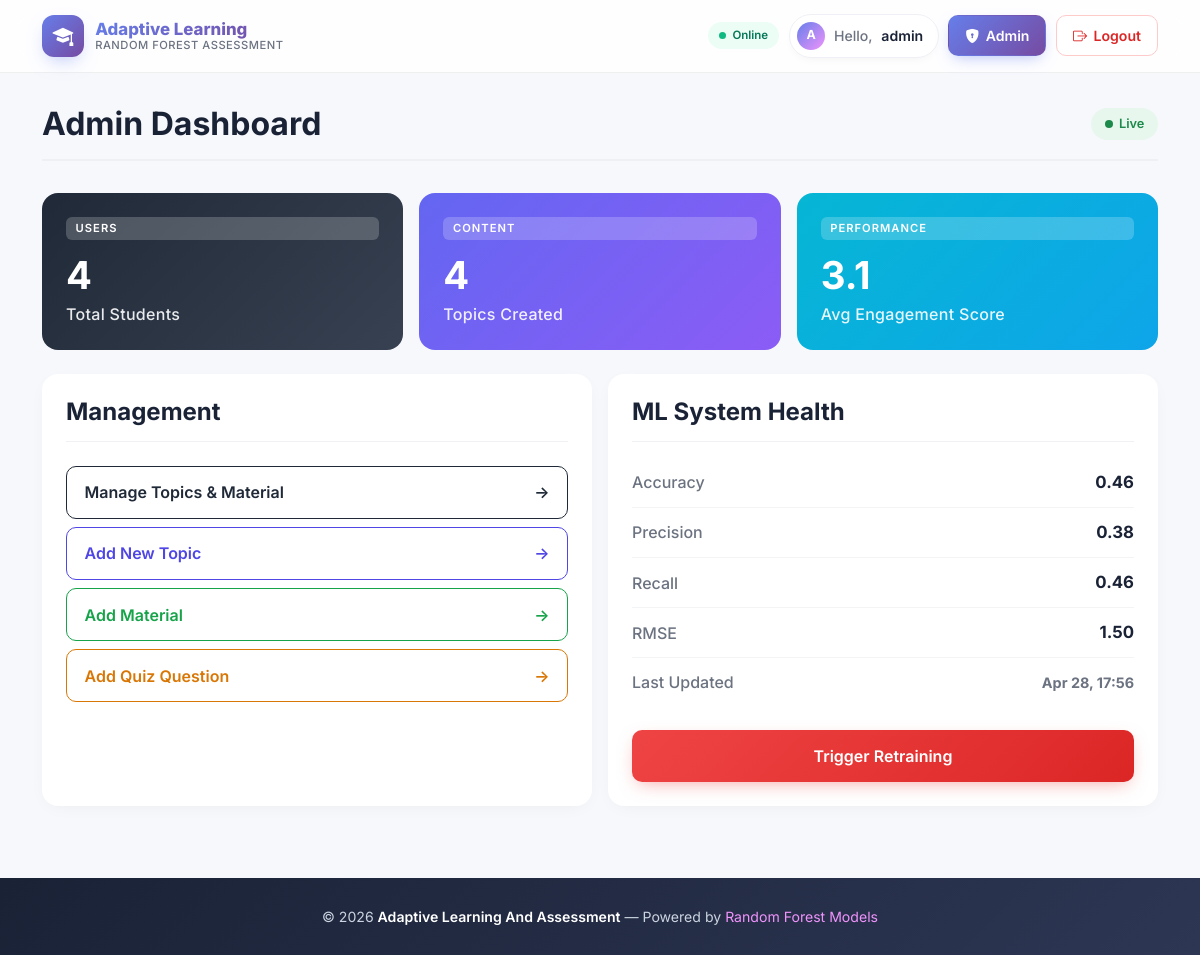
Before: /admin-dashboard/ (signed in) with the older database file.
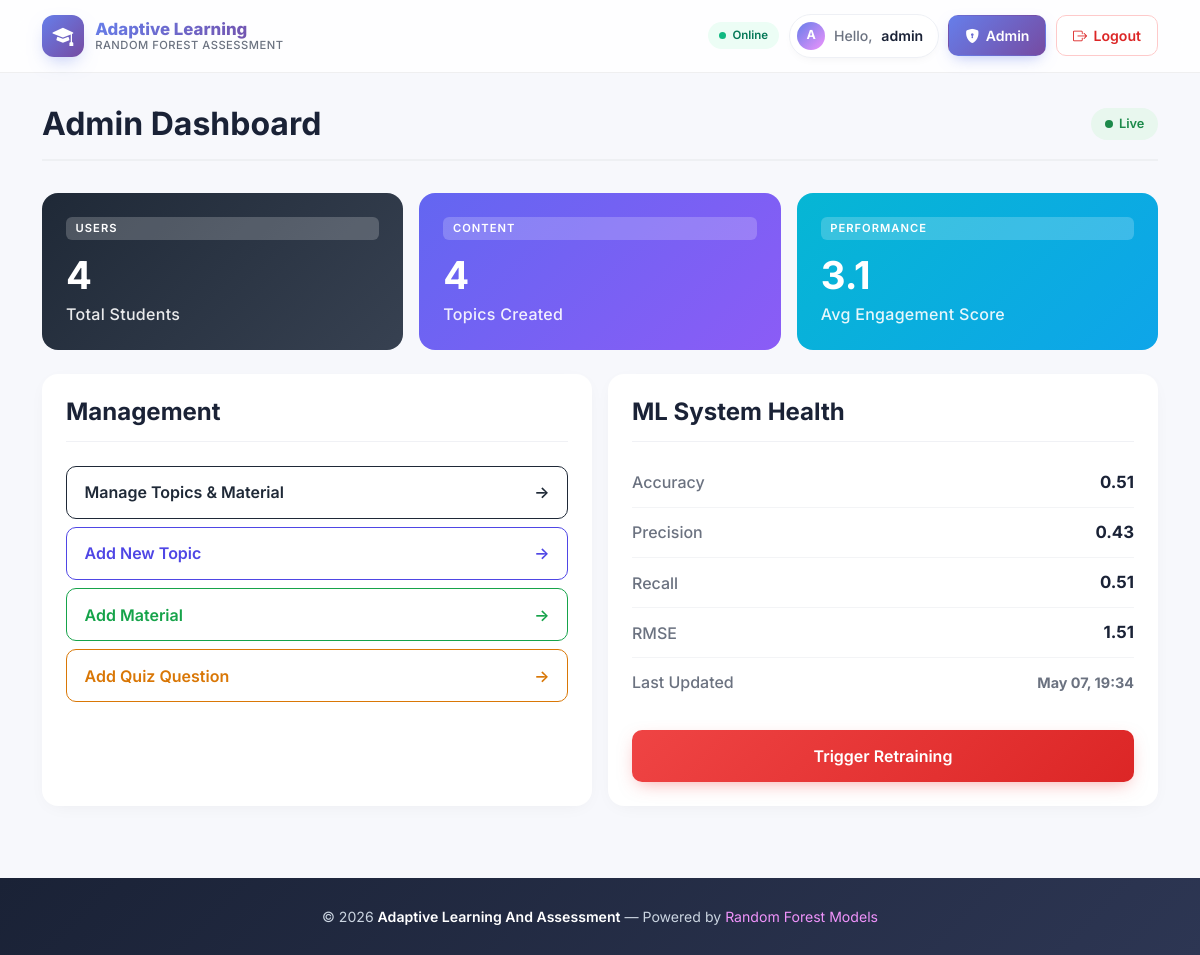
After: the same page with the newer database file.
### core/models.py (models this page shows)
class User(AbstractUser):
    ROLE_CHOICES = (
        ('student', 'Student'),
        ('admin', 'Admin'),
    )
    role = models.CharField(max_length=10, choices=ROLE_CHOICES, default='student')
    current_level = models.CharField(max_length=10, default='medium', choices=[('easy', 'Easy'), ('medium', 'Medium'), ('hard', 'Hard')])
    engagement_score = models.FloatField(default=0.0)
    learning_state = models.CharField(max_length=20, default='focused')
    def is_student(self):
        return self.role == 'student'
    def is_admin(self):
        return self.role == 'admin'

class ModelMetrics(models.Model):
    version = models.CharField(max_length=50)
    accuracy = models.FloatField()
    precision_score = models.FloatField()
    recall_score = models.FloatField()
    rmse = models.FloatField()
    updated_at = models.DateTimeField(auto_now=True)

### core/views.py (the view)
# urls.py: path('admin-dashboard/', views.admin_dashboard, name='admin_dashboard'),
@login_required
def admin_dashboard(request):
    if not request.user.is_admin():
        return redirect('student_dashboard')
    stats = {
        'total_students': User.objects.filter(role='student').count(),
        'total_topics': Topic.objects.count(),
        'avg_engagement': User.objects.filter(role='student').aggregate(Avg('engagement_score'))['engagement_score__avg'] or 0,
    }
    ml_metrics = ModelMetrics.objects.last()
    return render(request, 'core/admin_dashboard.html', {'stats': stats, 'metrics': ml_metrics})

### core/templates/core/admin_dashboard.html (shortened to what this page needs)
{% extends 'core/base.html' %}
{% block content %}
<div class="dashboard-wrapper">
  <div class="dashboard-header">
    <h2> Admin Dashboard</h2>
    <span class="badge-live"><span class="dot"></span> Live</span>
  </div>
  <div class="row mb-4 g-3">
    <div class="col-md-4">
      <div class="card stat-card gradient-1">
        <span class="label-tag">Users</span>
        <h3>{{ stats.total_students }}</h3>
        <p>Total Students</p>
      </div>
    </div>
    <div class="col-md-4">
      <div class="card stat-card gradient-2">
        <span class="label-tag">Content</span>
        <h3>{{ stats.total_topics }}</h3>
        <p>Topics Created</p>
      </div>
    </div>
    <div class="col-md-4">
      <div class="card stat-card gradient-3">
        <span class="label-tag">Performance</span>
        <h3>{{ stats.avg_engagement|floatformat:1 }}</h3>
        <p>Avg Engagement Score</p>
      </div>
    </div>
  </div>
  <div class="row mb-4 g-3">
    <div class="col-md-6">
      <div class="card panel-card p-4 h-100">
        <h4> Management</h4>
        <div class="d-grid gap-2 mt-3">
          <a href="{% url 'manage_topics' %}" class="action-btn btn-dark-outline">
            <span> Manage Topics & Material</span>
            <span class="arrow">→</span>
          </a>
          <a href="{% url 'add_topic' %}" class="action-btn btn-primary-outline">
            <span> Add New Topic</span>
            <span class="arrow">→</span>
          </a>
          <a href="{% url 'add_material' %}" class="action-btn btn-success-outline">
            <span> Add Material</span>
            <span class="arrow">→</span>
          </a>
          <a href="{% url 'add_question' %}" class="action-btn btn-warning-outline">
            <span> Add Quiz Question</span>
            <span class="arrow">→</span>
          </a>
        </div>
      </div>
    </div>
    <div class="col-md-6">
      <div class="card panel-card p-4 h-100">
        <h4> ML System Health</h4>
        {% if metrics %}
        <div class="mt-2">
          <div class="metric-row">
            <span class="label"> Accuracy</span>
            <span class="value">{{ metrics.accuracy|floatformat:2 }}</span>
          </div>
          <div class="metric-row">
            <span class="label"> Precision</span>
            <span class="value">{{ metrics.precision_score|floatformat:2 }}</span>
          </div>
          <div class="metric-row">
            <span class="label"> Recall</span>
            <span class="value">{{ metrics.recall_score|floatformat:2 }}</span>
          </div>
          <div class="metric-row">
            <span class="label"> RMSE</span>
            <span class="value">{{ metrics.rmse|floatformat:2 }}</span>
          </div>
          <div class="metric-row">
            <span class="label"> Last Updated</span>
            <span class="value" style="font-size:0.9rem; color:#6b7280;">{{ metrics.updated_at|date:"M d, H:i" }}</span>
          </div>
        </div>
        {% else %}
        <div class="empty-state mt-3">
          <div style="font-size:2rem;"></div>
          <p class="mb-0 mt-2">No metrics available yet.</p>
        </div>
        {% endif %}
        <a href="{% url 'trigger_retrain' %}" class="retrain-btn mt-4 text-center d-block text-decoration-none">
           Trigger Retraining
        </a>
      </div>
    </div>
  </div>
</div>
{% endblock %}

### core/templates/core/base.html (shortened to what this page needs)
<!DOCTYPE html>
<html lang="en">
<head>
    <link href="https://cdn.jsdelivr.net/npm/bootstrap@5.3.0/dist/css/bootstrap.min.css" rel="stylesheet">
    <link rel="stylesheet" href="https://cdn.jsdelivr.net/npm/bootstrap-icons@1.11.3/font/bootstrap-icons.css">
</head>
<body>
    <nav class="top-nav">
        <div class="container nav-inner">
            <a href="/" class="brand">
                <div class="brand-logo"><i class="bi bi-mortarboard-fill"></i></div>
                <div class="brand-text">
                    <span class="brand-title">Adaptive Learning</span>
                    <span class="brand-sub">Random Forest Assessment</span>
                </div>
            </a>
            <div class="nav-actions">
                {% if user.is_authenticated %}
                    <span class="live-pill"><span class="dot"></span> Online</span>
                    <span class="user-chip">
                        <span class="avatar">{{ user.username|slice:":1" }}</span>
                        <span class="greet">Hello,</span>
                        <span>{{ user.username }}</span>
                    </span>
                    {% if user.is_admin %}
                        <a href="{% url 'admin_dashboard' %}" class="nav-btn nav-btn-primary">
                            <i class="bi bi-shield-lock-fill"></i> Admin
                        </a>
                    {% endif %}
                    <a href="{% url 'logout' %}" class="nav-btn nav-btn-danger">
                        <i class="bi bi-box-arrow-right"></i> Logout
                    </a>
                {% endif %}
            </div>
        </div>
    </nav>
    <main class="page">
        <div class="container">
            {% block content %}
            {% endblock %}
        </div>
    </main>
    <footer class="site-footer">
        <div class="container">
            © 2026 <a href="/">Adaptive Learning And Assessment</a> — Powered by <span class="heart">Random Forest Models</span>
        </div>
    </footer>
</body>
</html>

### core/templates/core/base.html (style rules this page uses)
:root { --brand-1: #667eea; --brand-2: #764ba2; --brand-3: #f093fb; --ink: #1a2236; --muted: #6b7280; --bg: #f7f8fc; }
* { font-family: 'Inter', system-ui, -apple-system, sans-serif; }
body { background: var(--bg); color: var(--ink); min-height: 100vh; display: flex; flex-direction: column; margin: 0; }
.top-nav { background: rgba(255, 255, 255, 0.85); backdrop-filter: saturate(180%) blur(14px); -webkit-backdrop-filter: saturate(180%) blur(14px); border-bottom: 1px solid rgba(0,0,0,0.06); padding: 0.85rem 0; position: sticky; top: 0; z-index: 1000; animation: fadeInDown 0.5s ease-out; }
.nav-inner { display: flex; align-items: center; justify-content: space-between; gap: 1rem; flex-wrap: wrap; }
.brand { display: flex; align-items: center; gap: 0.7rem; text-decoration: none; color: var(--ink); }
.brand-logo { width: 42px; height: 42px; border-radius: 12px; background: linear-gradient(135deg, var(--brand-1), var(--brand-2)); display: flex; align-items: center; justify-content: center; color: #fff; font-size: 1.3rem; box-shadow: 0 8px 20px -8px rgba(102,126,234,0.6); transition: transform 0.3s ease; }
.brand-text { display: flex; flex-direction: column; line-height: 1.1; }
.brand-title { font-weight: 800; font-size: 1.05rem; background: linear-gradient(135deg, var(--brand-1), var(--brand-2)); -webkit-background-clip: text; background-clip: text; -webkit-text-fill-color: transparent; }
.brand-sub { font-size: 0.7rem; color: var(--muted); font-weight: 500; letter-spacing: 0.5px; text-transform: uppercase; }
.nav-actions { display: flex; align-items: center; gap: 0.6rem; flex-wrap: wrap; animation: slideInRight 0.5s ease-out; }
.user-chip { display: inline-flex; align-items: center; gap: 0.55rem; padding: 0.45rem 0.9rem 0.45rem 0.45rem; background: #fff; border: 1px solid #eef0f5; border-radius: 999px; font-size: 0.88rem; font-weight: 600; color: var(--ink); box-shadow: 0 4px 12px -6px rgba(0,0,0,0.08); }
.user-chip .avatar { width: 28px; height: 28px; border-radius: 50%; background: linear-gradient(135deg, var(--brand-1), var(--brand-3)); color: #fff; font-size: 0.78rem; font-weight: 700; display: flex; align-items: center; justify-content: center; text-transform: uppercase; }
.user-chip .greet { color: var(--muted); font-weight: 500; }
.nav-btn { display: inline-flex; align-items: center; gap: 0.4rem; padding: 0.55rem 1rem; border-radius: 10px; font-weight: 600; font-size: 0.88rem; text-decoration: none; border: 1.5px solid transparent; transition: all 0.25s ease; white-space: nowrap; }
.nav-btn-primary { color: #fff; background: linear-gradient(135deg, var(--brand-1), var(--brand-2)); box-shadow: 0 6px 16px -6px rgba(102,126,234,0.55); }
.nav-btn-danger { color: #dc2626; border-color: #fecaca; background: #fff; }
.live-pill { display: inline-flex; align-items: center; gap: 0.4rem; background: #ecfdf5; color: #047857; padding: 0.3rem 0.7rem; border-radius: 999px; font-size: 0.72rem; font-weight: 600; }
.live-pill .dot { width: 7px; height: 7px; background: #10b981; border-radius: 50%; animation: pulse 1.6s infinite; }
main.page { flex: 1; padding: 2rem 0 3rem; animation: fadeInUp 0.5s ease-out; }
.site-footer { background: linear-gradient(135deg, #1a2236, #2d3653); color: #cbd5e1; padding: 1.75rem 0; margin-top: auto; text-align: center; font-size: 0.88rem; }
.site-footer .heart { color: #f093fb; }
.site-footer a { color: #fff; text-decoration: none; font-weight: 600; }

Changed rows visible on the page:
no longer on this page (row unchanged): ModelMetrics: accuracy "0.46", precision_score "0.38", recall_score "0.46", rmse "1.50", updated_at "Apr 28, 17:56"
added ModelMetrics: accuracy "0.51", precision_score "0.43", recall_score "0.51", rmse "1.51", updated_at "May 07, 19:34"
